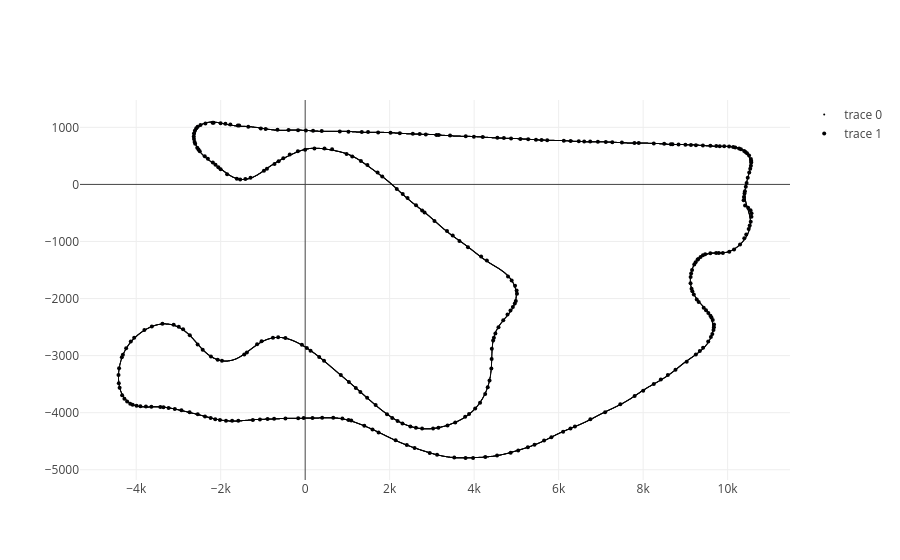

Source (notebook cell):
### Code cell
plot_data = [
    go.Scatter(
        x=circuit_map['coordinate_x'],
        y=circuit_map['coordinate_y'],
        text=circuit_map['absolute_distance'],
        mode='markers',
        marker=dict(size=1),
    ),
    go.Scatter(
        x=df_pos1['coordinate_x'], y=df_pos1['coordinate_y'],
        mode="markers",
        marker=dict(size=4)
    )
]
plot_layout = dict()
figure = go.Figure(data=plot_data, layout=plot_layout)
figure.show()

### Figure 1 — Plotly figure (JSON) as saved in the notebook; plotly's stock layout.template omitted (floating-point values rounded to 4 significant figures; data arrays with more than 128 entries replaced by an {"elided": "..."} marker saying what was removed)
{"data": [{"marker": {"size": 1}, "mode": "markers", "text": {"elided": "10001 float values"}, "type": "scatter", "x": {"elided": "10001 float values"}, "y": {"elided": "10001 float values"}}, {"marker": {"size": 4}, "mode": "markers", "type": "scatter", "x": {"elided": "331 float values"}, "y": {"elided": "331 float values"}}], "layout": {}}
